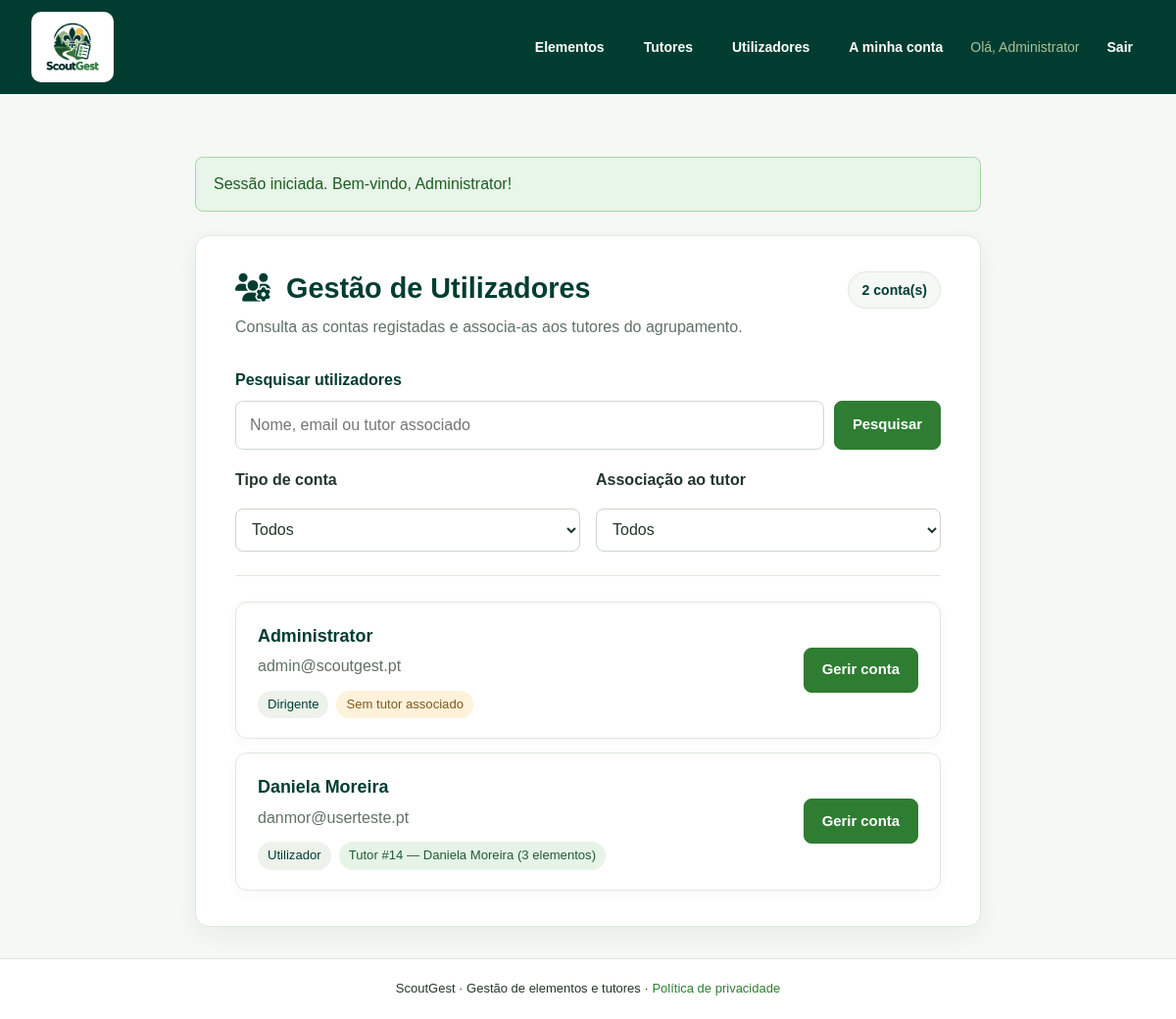
Page /utilizadores.php (signed in) on the committed database.
### tables this page shows
CREATE TABLE utilizadores (
    id_utilizador INT AUTO_INCREMENT PRIMARY KEY,
    nome VARCHAR(100) NOT NULL,
    email VARCHAR(150) NOT NULL UNIQUE,
    password_hash VARCHAR(255) NOT NULL,
    consentimento_em DATETIME NOT NULL,
    criado_em DATETIME NOT NULL DEFAULT CURRENT_TIMESTAMP,
    tipo ENUM('Utilizador', 'Dirigente') NOT NULL DEFAULT 'Utilizador',
    id_tutor INT NULL,
    CONSTRAINT fk_utilizadores_tutores FOREIGN KEY (id_tutor)
        REFERENCES tutores (id_tutor) ON DELETE SET NULL
);

CREATE TABLE tutores (
    id_tutor INT AUTO_INCREMENT PRIMARY KEY,
    nome VARCHAR(120) NOT NULL,
    telefone VARCHAR(20) NOT NULL,
    email VARCHAR(150) NULL UNIQUE
);

### utilizadores.php (the view, shortened to what this page needs)
<?php
require 'includes/inicio.php';
$pesquisa = trim((string) ($_GET['q'] ?? ''));
$sql = '
    SELECT
        u.id_utilizador,
        u.nome,
        u.email,
        u.tipo,
        u.criado_em,
        u.id_tutor,
        t.nome AS nome_tutor,
        (
            SELECT COUNT(*)
            FROM elementos e
            WHERE e.id_tutor = u.id_tutor
        ) AS total_elementos
    FROM utilizadores u
    LEFT JOIN tutores t ON t.id_tutor = u.id_tutor
';
$parametros = [];
$sql .= ' ORDER BY u.nome ASC';
$stmt = $pdo->prepare($sql);
$stmt->execute($parametros);
$utilizadores = $stmt->fetchAll(PDO::FETCH_ASSOC);
$totalUtilizadores = count($utilizadores);
require 'includes/cabecalho.php';
?>
<section class="cartao detalhe gestao-utilizadores">
    <div class="gestao-topo">
        <div>
            <h1>
                <i class="fa-solid fa-users-gear"
                   aria-hidden="true"></i>
                Gestão de Utilizadores
            </h1>
            <p>
                Consulta as contas registadas e associa-as
                aos tutores do agrupamento.
            </p>
        </div>
        <span class="gestao-total">
            <?= $totalUtilizadores ?> conta(s)
        </span>
    </div>
    <form
        method="get"
        action="utilizadores.php"
        class="gestao-pesquisa"
        role="search"
        id="form-filtros"
    >
        <label for="q">
            Pesquisar utilizadores
        </label>
        <div class="gestao-pesquisa-linha">
            <input
                type="search"
                id="q"
                name="q"
                value="<?= htmlspecialchars($pesquisa, ENT_QUOTES, 'UTF-8') ?>"
                placeholder="Nome, email ou tutor associado"
            >
            <button
                type="submit"
                class="gestao-botao"
            >
                Pesquisar
            </button>
        </div>
        <div class="gestao-filtros">
            <div class="gestao-filtro">
                <label for="tipo">
                    Tipo de conta
                </label>
                <select
                    id="tipo"
                    name="tipo"
                    class="gestao-select"
                >
                    <option value="">
                        Todos
                    </option>
                </select>
            </div>
            <div class="gestao-filtro">
                <label for="associacao">
                    Associação ao tutor
                </label>
                <select
                    id="associacao"
                    name="associacao"
                    class="gestao-select"
                >
                    <option value="">
                        Todos
                    </option>
                </select>
            </div>
        </div>
    </form>
    <?php if (!$utilizadores): ?>
        <p>
            Não foram encontradas contas
            para os filtros selecionados.
        </p>
    <?php else: ?>
        <div class="gestao-lista">
            <?php foreach ($utilizadores as $u): ?>
                <article class="gestao-item">
                    <div class="gestao-item-dados">
                        <h2>
                            <?= htmlspecialchars($u['nome'], ENT_QUOTES, 'UTF-8') ?>
                        </h2>
                        <p>
                            <?= htmlspecialchars($u['email'], ENT_QUOTES, 'UTF-8') ?>
                        </p>
                        <div class="gestao-etiquetas">
                            <span class="gestao-etiqueta">
                                <?= htmlspecialchars($u['tipo'], ENT_QUOTES, 'UTF-8') ?>
                            </span>
                            <?php if ($u['id_tutor'] !== null): ?>
                                <span class="gestao-etiqueta associado">
                                    Tutor #<?= (int) $u['id_tutor'] ?>
                                    —
                                    <?= htmlspecialchars($u['nome_tutor'] ?? '', ENT_QUOTES, 'UTF-8') ?>
                                    (<?= (int) $u['total_elementos'] ?> elementos)
                                </span>
                            <?php else: ?>
                                <span class="gestao-etiqueta pendente">
                                    Sem tutor associado
                                </span>
                            <?php endif; ?>
                        </div>
                    </div>
                    <a
                        class="gestao-botao"
                        href="utilizador_editar.php?id=<?= (int) $u['id_utilizador'] ?>"
                    >
                        Gerir conta
                    </a>
                </article>
            <?php endforeach; ?>
        </div>
    <?php endif; ?>
</section>
<?php require 'includes/rodape.php'; ?>

### css/style.css (style rules this page uses)
:root { --sg-forest: #003D30; --sg-dark: #14532D; --sg-primary: #2E7D32; --sg-light: #A8C49A; --sg-field: #4D8B3A; --sg-accent: #FFC247; --sg-white: #FFFFFF; --sg-background: #F5F8F4; --sg-text: #24372D; --sg-border: #DFE8DD; --sg-danger: #9e2c2c; --sg-dangerdark: #570808; }
* { box-sizing: border-box; }
html { min-height: 100%; }
body { margin: 0; min-height: 100vh; display: flex; flex-direction: column; background: var(--sg-background); color: var(--sg-text); font-family: Arial, Helvetica, sans-serif; line-height: 1.6; }
.cartao { background: var(--sg-white); border: 1px solid var(--sg-border); border-radius: 14px; padding: 40px; box-shadow: 0 8px 24px rgba(0,61,48,0.06); }
h1 { margin: 0 0 16px; color: var(--sg-forest); font-size: 2rem; line-height: 1.2; }
p { margin: 0 0 20px; }
p:last-child { margin-bottom: 0; }
a { color: var(--sg-primary); }
.gestao-utilizadores { width: 100%; max-width: 100%; margin: 0 auto; padding: 36px 40px; }
.gestao-topo { display: flex; justify-content: space-between; align-items: flex-start; flex-wrap: wrap; gap: 16px; margin-bottom: 28px; }
.gestao-topo h1 { margin: 0 0 10px; color: var(--sg-forest); font-size: 1.8rem; }
.gestao-topo h1 i { margin-right: 8px; }
.gestao-topo p { margin: 0; color: #607168; }
.gestao-total { display: inline-flex; align-items: center; padding: 7px 13px; background: var(--sg-background); color: var(--sg-forest); border: 1px solid var(--sg-border); border-radius: 999px; font-size: .88rem; font-weight: 600; white-space: nowrap; }
.gestao-pesquisa { margin: 0 0 26px; padding-bottom: 24px; border-bottom: 1px solid var(--sg-border); }
.gestao-pesquisa label, .gestao-campo label { display: block; margin-bottom: 9px; color: var(--sg-forest); font-weight: 600; }
.gestao-pesquisa-linha { display: flex; align-items: stretch; gap: 10px; }
.gestao-pesquisa-linha input { flex: 1 1 200px; min-width: 0; }
.gestao-pesquisa input, .gestao-campo select { width: 100%; min-height: 46px; padding: 11px 14px; border: 1px solid #ced9ce; border-radius: 8px; background: var(--sg-white); color: var(--sg-text); font: inherit; }
.gestao-botao, .gestao-botao-secundario { display: inline-flex; justify-content: center; align-items: center; min-height: 46px; padding: 10px 18px; border-radius: 8px; font: inherit; font-size: .93rem; font-weight: 600; line-height: 1.3; text-align: center; text-decoration: none; white-space: nowrap; cursor: pointer; transition: background-color .2s ease; }
.gestao-botao { color: var(--sg-white); background: var(--sg-primary); border: 1px solid var(--sg-primary); }
.gestao-lista { display: flex; flex-direction: column; gap: 14px; }
.gestao-item { display: flex; align-items: center; justify-content: space-between; gap: 20px; padding: 20px 22px; background: var(--sg-white); border: 1px solid var(--sg-border); border-radius: 12px; box-shadow: 0 3px 12px rgba(0,61,48,.035); }
.gestao-item-dados { flex: 1 1 auto; min-width: 0; }
.gestao-item h2 { margin: 0 0 4px; color: var(--sg-forest); font-size: 1.12rem; }
.gestao-item p { margin: 0 0 12px; color: #607168; overflow-wrap: anywhere; }
.gestao-etiquetas { display: flex; flex-wrap: wrap; gap: 8px; }
.gestao-etiqueta { display: inline-flex; align-items: center; max-width: 100%; padding: 5px 10px; border-radius: 999px; background: #edf3eb; color: var(--sg-forest); font-size: .82rem; line-height: 1.4; overflow-wrap: anywhere; }
.gestao-etiqueta.associado { background: #e5f4e7; color: #235a34; }
.gestao-etiqueta.pendente { background: #fff2db; color: #805a19; }
.gestao-item > .gestao-botao { flex: 0 0 auto; }
.gestao-filtros { display: grid; grid-template-columns: repeat(2, minmax(0, 1fr)); gap: 16px; margin-top: 18px; }
.gestao-filtro { display: flex; flex-direction: column; gap: 7px; min-width: 0; }
.gestao-filtro label { font-weight: 600; color: var(--sg-text, #24352c); }
.gestao-select { width: 100%; min-height: 44px; padding: 10px 12px; border: 1px solid #cbd5cc; border-radius: 8px; background: #ffffff; color: var(--sg-text, #24352c); font: inherit; cursor: pointer; transition: border-color 0.2s ease; }

### rows in the picture
utilizadores: nome "Administrator", email "admin@scoutgest.pt", tipo "Dirigente", shows "Sem tutor associado"
utilizadores: nome "Daniela Moreira", email "danmor@userteste.pt", tipo "Utilizador", id_tutor "14", id_tutor.nome "Daniela Moreira", total_elementos "3"

### other values in the picture
$_SESSION['nome'] "Administrator"
$texto_mensagem "Sessão iniciada. Bem-vindo, Administrator!"
$totalUtilizadores "2"
